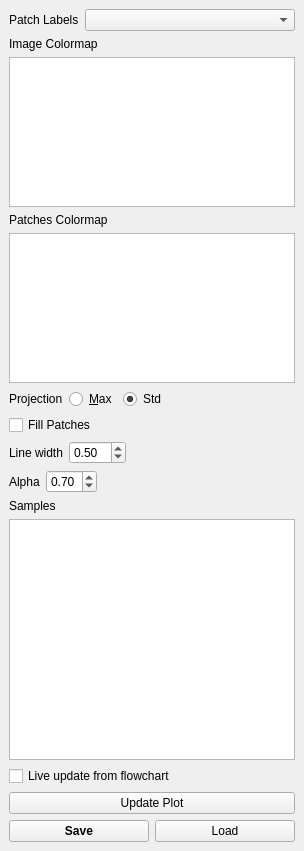
<?xml version="1.0" encoding="UTF-8"?>
<ui version="4.0">
 <class>Controls</class>
 <widget class="QDockWidget" name="Controls">
  <property name="geometry">
   <rect>
    <x>0</x>
    <y>0</y>
    <width>304</width>
    <height>851</height>
   </rect>
  </property>
  <property name="windowTitle">
   <string>Co&amp;ntrols</string>
  </property>
  <widget class="QWidget" name="dockWidgetContents">
   <layout class="QVBoxLayout" name="verticalLayout">
    <item>
     <layout class="QHBoxLayout" name="horizontalLayout">
      <item>
       <widget class="QLabel" name="label">
        <property name="text">
         <string>Patch Labels</string>
        </property>
       </widget>
      </item>
      <item>
       <widget class="ComboBox" name="combo_categorical_column">
        <property name="sizePolicy">
         <sizepolicy hsizetype="Expanding" vsizetype="Fixed">
          <horstretch>0</horstretch>
          <verstretch>0</verstretch>
         </sizepolicy>
        </property>
       </widget>
      </item>
     </layout>
    </item>
    <item>
     <widget class="QLabel" name="label_2">
      <property name="text">
       <string>Image Colormap</string>
      </property>
     </widget>
    </item>
    <item>
     <widget class="ColormapListWidget" name="cmap_img">
      <property name="maximumSize">
       <size>
        <width>16777215</width>
        <height>150</height>
       </size>
      </property>
     </widget>
    </item>
    <item>
     <widget class="QLabel" name="label_3">
      <property name="text">
       <string>Patches Colormap</string>
      </property>
     </widget>
    </item>
    <item>
     <widget class="ColormapListWidget" name="cmap_patches">
      <property name="maximumSize">
       <size>
        <width>16777215</width>
        <height>150</height>
       </size>
      </property>
     </widget>
    </item>
    <item>
     <layout class="QHBoxLayout" name="horizontalLayout_2">
      <item>
       <widget class="QLabel" name="label_5">
        <property name="text">
         <string>Projection</string>
        </property>
       </widget>
      </item>
      <item>
       <widget class="QRadioButton" name="radioButtonMax">
        <property name="text">
         <string>&amp;Max</string>
        </property>
       </widget>
      </item>
      <item>
       <widget class="QRadioButton" name="radioButtonStd">
        <property name="text">
         <string>Std</string>
        </property>
        <property name="checked">
         <bool>true</bool>
        </property>
       </widget>
      </item>
      <item>
       <spacer name="horizontalSpacer">
        <property name="orientation">
         <enum>Qt::Horizontal</enum>
        </property>
        <property name="sizeHint" stdset="0">
         <size>
          <width>40</width>
          <height>20</height>
         </size>
        </property>
       </spacer>
      </item>
     </layout>
    </item>
    <item>
     <widget class="QCheckBox" name="checkBoxFill">
      <property name="text">
       <string>Fill Patches</string>
      </property>
     </widget>
    </item>
    <item>
     <layout class="QHBoxLayout" name="horizontalLayout_3">
      <item>
       <widget class="QLabel" name="label_6">
        <property name="text">
         <string>Line width</string>
        </property>
       </widget>
      </item>
      <item>
       <widget class="QDoubleSpinBox" name="doubleSpinBoxLineWidth">
        <property name="maximum">
         <double>50.000000000000000</double>
        </property>
        <property name="singleStep">
         <double>0.250000000000000</double>
        </property>
        <property name="value">
         <double>0.500000000000000</double>
        </property>
       </widget>
      </item>
      <item>
       <spacer name="horizontalSpacer_2">
        <property name="orientation">
         <enum>Qt::Horizontal</enum>
        </property>
        <property name="sizeHint" stdset="0">
         <size>
          <width>40</width>
          <height>20</height>
         </size>
        </property>
       </spacer>
      </item>
     </layout>
    </item>
    <item>
     <layout class="QHBoxLayout" name="horizontalLayout_4">
      <item>
       <widget class="QLabel" name="label_7">
        <property name="text">
         <string>Alpha</string>
        </property>
       </widget>
      </item>
      <item>
       <widget class="QDoubleSpinBox" name="doubleSpinBoxAlpha">
        <property name="maximum">
         <double>1.000000000000000</double>
        </property>
        <property name="singleStep">
         <double>0.050000000000000</double>
        </property>
        <property name="value">
         <double>0.700000000000000</double>
        </property>
       </widget>
      </item>
      <item>
       <spacer name="horizontalSpacer_3">
        <property name="orientation">
         <enum>Qt::Horizontal</enum>
        </property>
        <property name="sizeHint" stdset="0">
         <size>
          <width>40</width>
          <height>20</height>
         </size>
        </property>
       </spacer>
      </item>
     </layout>
    </item>
    <item>
     <widget class="QLabel" name="label_4">
      <property name="text">
       <string>Samples</string>
      </property>
     </widget>
    </item>
    <item>
     <widget class="ListWidget" name="list_widget_samples"/>
    </item>
    <item>
     <widget class="QCheckBox" name="checkBoxLiveUpdate">
      <property name="text">
       <string>Live update from flowchart</string>
      </property>
     </widget>
    </item>
    <item>
     <widget class="QPushButton" name="pushButtonUpdatePlot">
      <property name="text">
       <string>Update Plot</string>
      </property>
     </widget>
    </item>
    <item>
     <layout class="QHBoxLayout" name="horizontalLayout_5">
      <item>
       <widget class="QPushButton" name="pushButtonSave">
        <property name="font">
         <font>
          <weight>75</weight>
          <bold>true</bold>
         </font>
        </property>
        <property name="text">
         <string>Save</string>
        </property>
       </widget>
      </item>
      <item>
       <widget class="QPushButton" name="pushButtonLoad">
        <property name="text">
         <string>Load</string>
        </property>
       </widget>
      </item>
     </layout>
    </item>
   </layout>
  </widget>
 </widget>
 <customwidgets>
  <customwidget>
   <class>ComboBox</class>
   <extends>QComboBox</extends>
   <header>....pyqtgraphCore.widgets.ComboBox</header>
  </customwidget>
  <customwidget>
   <class>ListWidget</class>
   <extends>QListWidget</extends>
   <header>....pyqtgraphCore.widgets.ListWidget</header>
  </customwidget>
  <customwidget>
   <class>ColormapListWidget</class>
   <extends>QListWidget</extends>
   <header>...utils</header>
  </customwidget>
 </customwidgets>
 <resources/>
 <connections/>
</ui>
